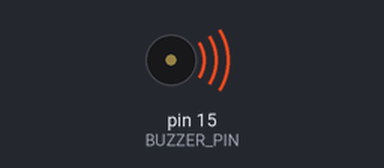
Simulated run of this sketch. Board: Arduino Uno, built with avr-gcc and run on an emulated ATmega328P. On the bench: buzzer (waves = sounding).

Above: at 0.5 s.
Timing chart, 0 to 4.6 s (numbered marks = the images above):
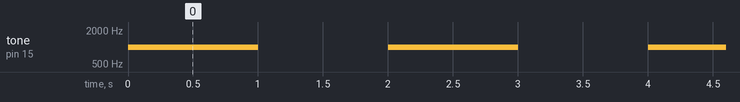

Measured:
- by itself, tone on pin 15 (BUZZER_PIN): alternates 1000 Hz for 1.0 s and silent for 1.0 s

The sketch:

sketch_may17a.ino
```cpp
#define BUZZER_PIN 15  // remplacez par la broche que vous utilisez

void setup() {
  // Rien à faire ici
}

void loop() {
  tone(BUZZER_PIN, 1000);  // Génère un son de 1000 Hz
  delay(1000);             // Attendre 1 seconde
  noTone(BUZZER_PIN);      // Arrête le son
  delay(1000);             // Attendre 1 seconde
}
```
